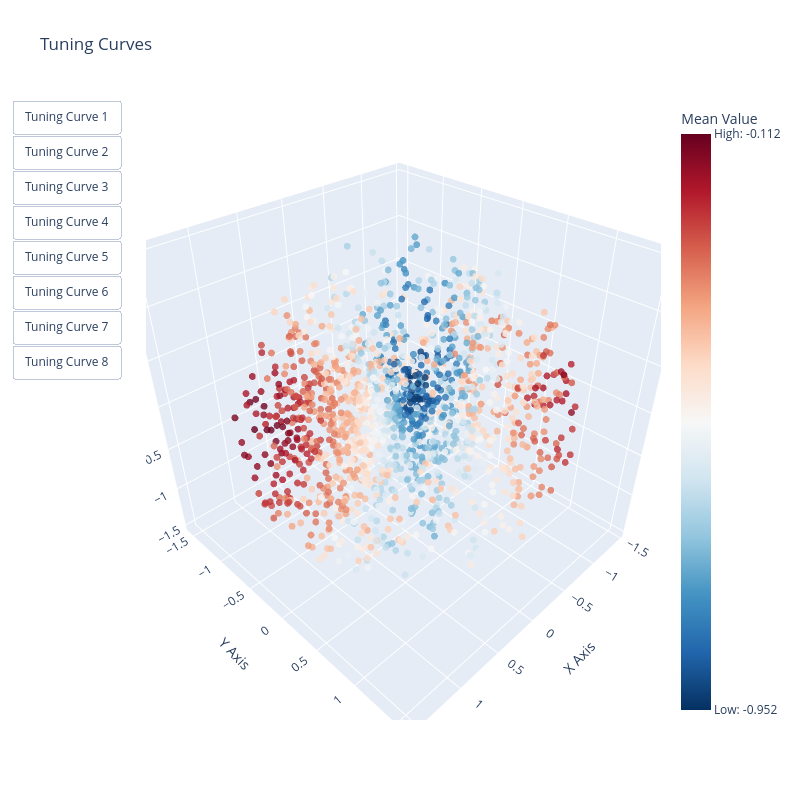

The notebook cell saved with this chart:
### Code cell
import plotly.graph_objects as go
import numpy as np

# Assuming you have already defined xs, fmean, and fstd appropriately

# Extract mean values
mean = fmean.cpu().detach().numpy()[0, 0, :, :]

# Create a figure with subplots
fig = go.Figure()
for i in range(8):
    n = i
    fig.add_trace(go.Scatter3d(
        x=xs[:, 0],
        y=xs[:, 1],
        z=xs[:, 2],
        mode='markers',
        marker=dict(
            size=4,
            reversescale = True,
            color=mean[n, :],
            opacity=0.8,
            colorbar=dict(
                title='Mean Value', 
                tickvals = [mean[n, :].min(), 0, mean[n, :].max()],
                ticktext = [f"Low: {min(mean[n, :]):.3g}", f"Medium: {0}", f"High: {max(mean[n, :]):.3g}"],
            ),
            colorbar_title='Mean Value',
            colorscale = "rdbu"
        ),
        name=f'Tuning Curve {i+1}',
        showlegend = False,
        visible = False,
    ))

# Update layout for each subplot
fig.update_layout(
    height=800,  # Adjust height to match your matplotlib figsize
    width=800,   # Adjust width to match your matplotlib figsize
    title='Tuning Curves',
    legend = dict(
        title = 'Tuning Curves',
        x = 0.7,
        y = 1.2
    ),
    scene=dict(
        xaxis=dict(title='X Axis'),
        yaxis=dict(title='Y Axis'),
        zaxis=dict(title='Z Axis')
    ),
    scene2=dict(
        xaxis=dict(title='X Axis'),
        yaxis=dict(title='Y Axis'),
        zaxis=dict(title='Z Axis')
    ),
    scene3=dict(
        xaxis=dict(title='X Axis'),
        yaxis=dict(title='Y Axis'),
        zaxis=dict(title='Z Axis')
    ),
    scene4=dict(
        xaxis=dict(title='X Axis'),
        yaxis=dict(title='Y Axis'),
        zaxis=dict(title='Z Axis')
    ),
    scene5=dict(
        xaxis=dict(title='X Axis'),
        yaxis=dict(title='Y Axis'),
        zaxis=dict(title='Z Axis')
    ),
    scene6=dict(
        xaxis=dict(title='X Axis'),
        yaxis=dict(title='Y Axis'),
        zaxis=dict(title='Z Axis')
    ), 
    scene7=dict(
        xaxis=dict(title='X Axis'),
        yaxis=dict(title='Y Axis'),
        zaxis=dict(title='Z Axis')
    )
)
fig.data[0].visible = True
# Create update menu buttons
updatemenus = [
    dict(
        type="buttons",
        showactive=False,
        buttons=[
            dict(label=f'Tuning Curve {i+1}',
                 method='update',
                 args=[{'visible': [j == i for j in range(8)]}]) 
            for i in range(8)
        ],
    )
]

# Update layout for each subplot
fig.update_layout(
    updatemenus=updatemenus,
    height=800,  # Adjust height to match your matplotlib figsize
    width=800,   # Adjust width to match your matplotlib figsize
    title='Tuning Curves',
    legend=dict(
        title='Tuning Curves',
        x=0.7,
        y=1.2
    ),
    scene=dict(
        xaxis=dict(title='X Axis'),
        yaxis=dict(title='Y Axis'),
        zaxis=dict(title='Z Axis')
    )
)
pickle.dump(fig, open(configs['save_path'] + "_tuning_curves.pkl", "wb"))
fig.show()

### Figure 1 — Plotly figure (JSON) as saved in the notebook; plotly's stock layout.template omitted (floating-point values rounded to 4 significant figures; data arrays with more than 128 entries replaced by an {"elided": "..."} marker saying what was removed)
{"data": [{"marker": {"color": {"elided": "1600 float values"}, "colorbar": {"ticktext": ["Low: -0.952", "Medium: 0", "High: -0.112"], "tickvals": [-0.9515, 0, -0.112], "title": {"text": "Mean Value"}}, "colorscale": [[0.0, "rgb(103,0,31)"], [0.1, "rgb(178,24,43)"], [0.2, "rgb(214,96,77)"], [0.3, "rgb(244,165,130)"], [0.4, "rgb(253,219,199)"], [0.5, "rgb(247,247,247)"], [0.6, "rgb(209,229,240)"], [0.7, "rgb(146,197,222)"], [0.8, "rgb(67,147,195)"], [0.9, "rgb(33,102,172)"], [1.0, "rgb(5,48,97)"]], "opacity": 0.8, "reversescale": true, "size": 4}, "mode": "markers", "name": "Tuning Curve 1", "showlegend": false, "visible": true, "x": {"elided": "1600 float values"}, "y": {"elided": "1600 float values"}, "z": {"elided": "1600 float values"}, "type": "scatter3d"}, {"marker": {"color": {"elided": "1600 float values"}, "colorbar": {"ticktext": ["Low: -0.31", "Medium: 0", "High: 0.592"], "tickvals": [-0.3104, 0, 0.5922], "title": {"text": "Mean Value"}}, "colorscale": [[0.0, "rgb(103,0,31)"], [0.1, "rgb(178,24,43)"], [0.2, "rgb(214,96,77)"], [0.3, "rgb(244,165,130)"], [0.4, "rgb(253,219,199)"], [0.5, "rgb(247,247,247)"], [0.6, "rgb(209,229,240)"], [0.7, "rgb(146,197,222)"], [0.8, "rgb(67,147,195)"], [0.9, "rgb(33,102,172)"], [1.0, "rgb(5,48,97)"]], "opacity": 0.8, "reversescale": true, "size": 4}, "mode": "markers", "name": "Tuning Curve 2", "showlegend": false, "visible": false, "x": {"elided": "1600 float values"}, "y": {"elided": "1600 float values"}, "z": {"elided": "1600 float values"}, "type": "scatter3d"}, {"marker": {"color": {"elided": "1600 float values"}, "colorbar": {"ticktext": ["Low: -0.282", "Medium: 0", "High: 0.606"], "tickvals": [-0.2823, 0, 0.6062], "title": {"text": "Mean Value"}}, "colorscale": [[0.0, "rgb(103,0,31)"], [0.1, "rgb(178,24,43)"], [0.2, "rgb(214,96,77)"], [0.3, "rgb(244,165,130)"], [0.4, "rgb(253,219,199)"], [0.5, "rgb(247,247,247)"], [0.6, "rgb(209,229,240)"], [0.7, "rgb(146,197,222)"], [0.8, "rgb(67,147,195)"], [0.9, "rgb(33,102,172)"], [1.0, "rgb(5,48,97)"]], "opacity": 0.8, "reversescale": true, "size": 4}, "mode": "markers", "name": "Tuning Curve 3", "showlegend": false, "visible": false, "x": {"elided": "1600 float values"}, "y": {"elided": "1600 float values"}, "z": {"elided": "1600 float values"}, "type": "scatter3d"}, {"marker": {"color": {"elided": "1600 float values"}, "colorbar": {"ticktext": ["Low: -0.414", "Medium: 0", "High: 0.64"], "tickvals": [-0.4144, 0, 0.6403], "title": {"text": "Mean Value"}}, "colorscale": [[0.0, "rgb(103,0,31)"], [0.1, "rgb(178,24,43)"], [0.2, "rgb(214,96,77)"], [0.3, "rgb(244,165,130)"], [0.4, "rgb(253,219,199)"], [0.5, "rgb(247,247,247)"], [0.6, "rgb(209,229,240)"], [0.7, "rgb(146,197,222)"], [0.8, "rgb(67,147,195)"], [0.9, "rgb(33,102,172)"], [1.0, "rgb(5,48,97)"]], "opacity": 0.8, "reversescale": true, "size": 4}, "mode": "markers", "name": "Tuning Curve 4", "showlegend": false, "visible": false, "x": {"elided": "1600 float values"}, "y": {"elided": "1600 float values"}, "z": {"elided": "1600 float values"}, "type": "scatter3d"}, {"marker": {"color": {"elided": "1600 float values"}, "colorbar": {"ticktext": ["Low: -0.298", "Medium: 0", "High: 0.731"], "tickvals": [-0.2983, 0, 0.7307], "title": {"text": "Mean Value"}}, "colorscale": [[0.0, "rgb(103,0,31)"], [0.1, "rgb(178,24,43)"], [0.2, "rgb(214,96,77)"], [0.3, "rgb(244,165,130)"], [0.4, "rgb(253,219,199)"], [0.5, "rgb(247,247,247)"], [0.6, "rgb(209,229,240)"], [0.7, "rgb(146,197,222)"], [0.8, "rgb(67,147,195)"], [0.9, "rgb(33,102,172)"], [1.0, "rgb(5,48,97)"]], "opacity": 0.8, "reversescale": true, "size": 4}, "mode": "markers", "name": "Tuning Curve 5", "showlegend": false, "visible": false, "x": {"elided": "1600 float values"}, "y": {"elided": "1600 float values"}, "z": {"elided": "1600 float values"}, "type": "scatter3d"}, {"marker": {"color": {"elided": "1600 float values"}, "colorbar": {"ticktext": ["Low: -0.675", "Medium: 0", "High: 0.614"], "tickvals": [-0.6747, 0, 0.6136], "title": {"text": "Mean Value"}}, "colorscale": [[0.0, "rgb(103,0,31)"], [0.1, "rgb(178,24,43)"], [0.2, "rgb(214,96,77)"], [0.3, "rgb(244,165,130)"], [0.4, "rgb(253,219,199)"], [0.5, "rgb(247,247,247)"], [0.6, "rgb(209,229,240)"], [0.7, "rgb(146,197,222)"], [0.8, "rgb(67,147,195)"], [0.9, "rgb(33,102,172)"], [1.0, "rgb(5,48,97)"]], "opacity": 0.8, "reversescale": true, "size": 4}, "mode": "markers", "name": "Tuning Curve 6", "showlegend": false, "visible": false, "x": {"elided": "1600 float values"}, "y": {"elided": "1600 float values"}, "z": {"elided": "1600 float values"}, "type": "scatter3d"}, {"marker": {"color": {"elided": "1600 float values"}, "colorbar": {"ticktext": ["Low: -0.283", "Medium: 0", "High: 0.45"], "tickvals": [-0.2835, 0, 0.4501], "title": {"text": "Mean Value"}}, "colorscale": [[0.0, "rgb(103,0,31)"], [0.1, "rgb(178,24,43)"], [0.2, "rgb(214,96,77)"], [0.3, "rgb(244,165,130)"], [0.4, "rgb(253,219,199)"], [0.5, "rgb(247,247,247)"], [0.6, "rgb(209,229,240)"], [0.7, "rgb(146,197,222)"], [0.8, "rgb(67,147,195)"], [0.9, "rgb(33,102,172)"], [1.0, "rgb(5,48,97)"]], "opacity": 0.8, "reversescale": true, "size": 4}, "mode": "markers", "name": "Tuning Curve 7", "showlegend": false, "visible": false, "x": {"elided": "1600 float values"}, "y": {"elided": "1600 float values"}, "z": {"elided": "1600 float values"}, "type": "scatter3d"}, {"marker": {"color": {"elided": "1600 float values"}, "colorbar": {"ticktext": ["Low: -0.603", "Medium: 0", "High: 0.61"], "tickvals": [-0.6032, 0, 0.6101], "title": {"text": "Mean Value"}}, "colorscale": [[0.0, "rgb(103,0,31)"], [0.1, "rgb(178,24,43)"], [0.2, "rgb(214,96,77)"], [0.3, "rgb(244,165,130)"], [0.4, "rgb(253,219,199)"], [0.5, "rgb(247,247,247)"], [0.6, "rgb(209,229,240)"], [0.7, "rgb(146,197,222)"], [0.8, "rgb(67,147,195)"], [0.9, "rgb(33,102,172)"], [1.0, "rgb(5,48,97)"]], "opacity": 0.8, "reversescale": true, "size": 4}, "mode": "markers", "name": "Tuning Curve 8", "showlegend": false, "visible": false, "x": {"elided": "1600 float values"}, "y": {"elided": "1600 float values"}, "z": {"elided": "1600 float values"}, "type": "scatter3d"}], "layout": {"legend": {"title": {"text": "Tuning Curves"}, "x": 0.7, "y": 1.2}, "scene2": {"xaxis": {"title": {"text": "X Axis"}}, "yaxis": {"title": {"text": "Y Axis"}}, "zaxis": {"title": {"text": "Z Axis"}}}, "scene3": {"xaxis": {"title": {"text": "X Axis"}}, "yaxis": {"title": {"text": "Y Axis"}}, "zaxis": {"title": {"text": "Z Axis"}}}, "scene4": {"xaxis": {"title": {"text": "X Axis"}}, "yaxis": {"title": {"text": "Y Axis"}}, "zaxis": {"title": {"text": "Z Axis"}}}, "scene5": {"xaxis": {"title": {"text": "X Axis"}}, "yaxis": {"title": {"text": "Y Axis"}}, "zaxis": {"title": {"text": "Z Axis"}}}, "scene6": {"xaxis": {"title": {"text": "X Axis"}}, "yaxis": {"title": {"text": "Y Axis"}}, "zaxis": {"title": {"text": "Z Axis"}}}, "scene7": {"xaxis": {"title": {"text": "X Axis"}}, "yaxis": {"title": {"text": "Y Axis"}}, "zaxis": {"title": {"text": "Z Axis"}}}, "height": 800, "width": 800, "title": {"text": "Tuning Curves"}, "scene": {"xaxis": {"title": {"text": "X Axis"}}, "yaxis": {"title": {"text": "Y Axis"}}, "zaxis": {"title": {"text": "Z Axis"}}}, "updatemenus": [{"buttons": [{"args": [{"visible": [true, false, false, false, false, false, false, false]}], "label": "Tuning Curve 1", "method": "update"}, {"args": [{"visible": [false, true, false, false, false, false, false, false]}], "label": "Tuning Curve 2", "method": "update"}, {"args": [{"visible": [false, false, true, false, false, false, false, false]}], "label": "Tuning Curve 3", "method": "update"}, {"args": [{"visible": [false, false, false, true, false, false, false, false]}], "label": "Tuning Curve 4", "method": "update"}, {"args": [{"visible": [false, false, false, false, true, false, false, false]}], "label": "Tuning Curve 5", "method": "update"}, {"args": [{"visible": [false, false, false, false, false, true, false, false]}], "label": "Tuning Curve 6", "method": "update"}, {"args": [{"visible": [false, false, false, false, false, false, true, false]}], "label": "Tuning Curve 7", "method": "update"}, {"args": [{"visible": [false, false, false, false, false, false, false, true]}], "label": "Tuning Curve 8", "method": "update"}], "showactive": false, "type": "buttons"}]}}
